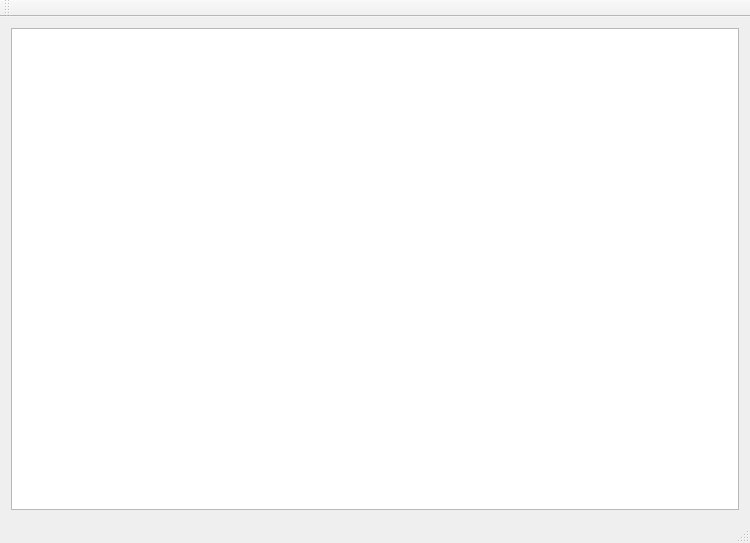
<?xml version="1.0" encoding="UTF-8"?>
<ui version="4.0">
 <class>MainWindow</class>
 <widget class="QMainWindow" name="MainWindow">
  <property name="geometry">
   <rect>
    <x>0</x>
    <y>0</y>
    <width>750</width>
    <height>543</height>
   </rect>
  </property>
  <property name="windowTitle">
   <string>MainWindow</string>
  </property>
  <widget class="QWidget" name="centralWidget">
   <layout class="QVBoxLayout" name="verticalLayout">
    <item>
     <widget class="QListWidget" name="listWidget"/>
    </item>
   </layout>
  </widget>
  <widget class="QMenuBar" name="menuBar">
   <property name="geometry">
    <rect>
     <x>0</x>
     <y>0</y>
     <width>750</width>
     <height>22</height>
    </rect>
   </property>
  </widget>
  <widget class="QToolBar" name="mainToolBar">
   <attribute name="toolBarArea">
    <enum>TopToolBarArea</enum>
   </attribute>
   <attribute name="toolBarBreak">
    <bool>false</bool>
   </attribute>
  </widget>
  <widget class="QStatusBar" name="statusBar"/>
 </widget>
 <layoutdefault spacing="6" margin="11"/>
 <resources/>
 <connections/>
</ui>
